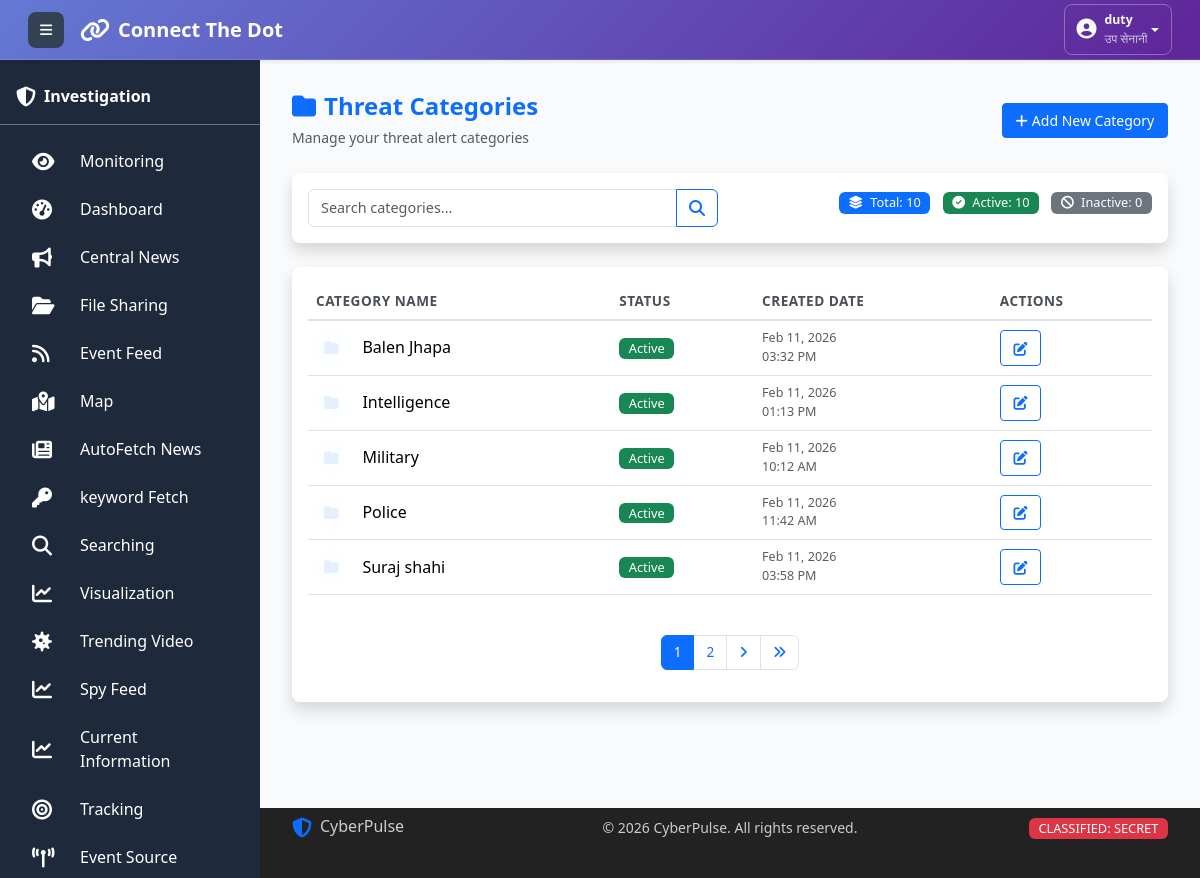
The app's page /categories/ (signed in) with its own data.
### collect/models.py (models this page shows, shortened)
class User(AbstractUser):
    ROLE_CHOICES = [
        ('User', 'User'),
        ('CyberUser', 'CyberUser'),
        ('Admin', 'Admin'),
        ('SuperAdmin', 'SuperAdmin'),
    ]
    name = models.CharField(max_length=15, blank=True, null=True)
    email = models.EmailField(unique=True)
    phone = models.CharField(max_length=15, blank=True, null=True)
    unit = models.CharField(max_length=100, blank=True, null=True)
    role = models.CharField(
        max_length=20,
        choices=ROLE_CHOICES,
        default='User',
        help_text="User's functional role in the system"
    )
    rank = models.CharField(max_length=50, blank=True, null=True)
    social_media = models.BooleanField(
        default=False,
        help_text="Access to social media features"
    )
    created_at = models.DateTimeField(
        auto_now_add=True,
        help_text="Date when user was created"
    )
    updated_at = models.DateTimeField(
        auto_now=True,
        help_text="Date when user was last updated"
    )
    is_void = models.BooleanField(
        default=False,
    )

class ThreatCategory(models.Model):
    name = models.CharField(
        max_length=100,
        help_text="Name of the threat category"
    )
    created_by = models.ForeignKey(
        User,
        on_delete=models.SET_NULL,
        null=True,
        blank=True,
        related_name='created_categories',
        help_text="User who created this category"
    )
    is_active = models.BooleanField(
        default=True,
        help_text="Whether this category is active and visible"
    )
    created_at = models.DateTimeField(auto_now_add=True)
    updated_at = models.DateTimeField(auto_now=True)
    class Meta:
        unique_together = ['name', 'created_by']
        verbose_name = "Threat Category"
        verbose_name_plural = "Threat Categories"
        ordering = ['name']

### collect/views.py (the view, shortened to what this page needs)
# urls.py: path('categories/', views.category_list, name='category_list'),
@login_required
def category_list(request):
    if not check_access(request):
        return redirect('logout')  # Create this view
    """
    List categories created by the logged-in user with pagination and search
    """
    if not check_access(request):
        messages.error(request, 'Access denied!')
        return redirect('dashboard')  # Create this view
    user = request.user
    search_query = request.GET.get('search', '').strip()
    categories_list = ThreatCategory.objects.filter(created_by=user)
    if search_query:
        categories_list = categories_list.filter(
            Q(name__icontains=search_query)
        )
    total_count = categories_list.count()
    active_count = categories_list.filter(is_active=True).count()
    inactive_count = categories_list.filter(is_active=False).count()
    categories_list = categories_list.order_by('name')
    paginator = Paginator(categories_list, 5)
    page = request.GET.get('page')
    try:
        categories = paginator.page(page)
    except PageNotAnInteger:
        categories = paginator.page(1)
    except EmptyPage:
        categories = paginator.page(paginator.num_pages)
    context = {
        'categories': categories,
        'search_query': search_query,
        'total_count': total_count,
        'active_count': active_count,
        'inactive_count': inactive_count,
    }
    return render(request, 'category_list.html', context)

### utils/permission.py (called while the page is built)
def check_access(request, url_name=None):
    if url_name:
        try:
            url_path = reverse(url_name)
        except:
            return False
    else:
        url_path = request.path
    for url_pattern, allowed_roles in URL_ACCESS_MAP.items():
        if url_path.startswith(url_pattern):
            if allowed_roles == []:
                return True
            user_role = request.session.get('user_role')
            if not user_role:
                return False  # No role = no access to protected pages
            return user_role in allowed_roles
    return True

### templates/category_list.html (shortened to what this page needs)
{% extends 'base.html' %}
{% block content %}
<div class="container-fluid py-4">
    <div class="d-flex justify-content-between align-items-center mb-4">
        <div>
            <h4 class="fw-bold text-primary mb-1">
                <i class="fas fa-folder me-2"></i>Threat Categories
            </h4>
            <small class="text-muted">Manage your threat alert categories</small>
        </div>
        <a href="{% url 'category_add' %}" class="btn btn-primary btn-sm">
            <i class="fas fa-plus me-1"></i>Add New Category
        </a>
    </div>
    <div class="card shadow border-0 mb-4">
        <div class="card-body p-3">
            <div class="row">
                <div class="col-md-6">
                    <form method="GET" action="{% url 'category_list' %}">
                        <div class="input-group">
                            <input type="text"
                                   class="form-control"
                                   name="search"
                                   placeholder="Search categories..."
                                   value="{{ search_query }}"
                                   aria-label="Search categories">
                            <button class="btn btn-outline-primary" type="submit">
                                <i class="fas fa-search"></i>
                            </button>
                        </div>
                    </form>
                </div>
                <div class="col-md-6 text-md-end mt-3 mt-md-0">
                    <span class="badge bg-primary">
                        <i class="fas fa-layer-group me-1"></i>
                        Total: {{ categories.paginator.count }}
                    </span>
                    <span class="badge bg-success ms-2">
                        <i class="fas fa-check-circle me-1"></i>
                        Active: {{ active_count }}
                    </span>
                    <span class="badge bg-secondary ms-2">
                        <i class="fas fa-ban me-1"></i>
                        Inactive: {{ inactive_count }}
                    </span>
                </div>
            </div>
        </div>
    </div>
    <div class="card shadow border-0">
        <div class="card-body p-3">
            {% if categories %}
            <div class="table-responsive">
                <table class="table table-hover">
                    <thead>
                        <tr>
                            <th>Category Name</th>
                            <th>Status</th>
                            <th>Created Date</th>
                            <th>Actions</th>
                        </tr>
                    </thead>
                    <tbody>
                        {% for category in categories %}
                        <tr>
                            <td>
                                <div class="d-flex align-items-center">
                                    <div class="flex-shrink-0">
                                        <div class="{% if category.is_active %}bg-primary bg-opacity-10{% else %}bg-secondary bg-opacity-10{% endif %} rounded-circle p-2">
                                            <i class="fas fa-folder {% if category.is_active %}text-primary{% else %}text-secondary{% endif %}"></i>
                                        </div>
                                    </div>
                                    <div class="flex-grow-1 ms-3">
                                        <h6 class="mb-0">{{ category.name }}</h6>
                                    </div>
                                </div>
                            </td>
                            <td>
                                <span class="badge {% if category.is_active %}bg-success{% else %}bg-secondary{% endif %}">
                                    {% if category.is_active %}Active{% else %}Inactive{% endif %}
                                </span>
                            </td>
                            <td>
                                <div class="d-flex flex-column">
                                    <small class="text-muted">{{ category.created_at|date:"M d, Y" }}</small>
                                    <small class="text-muted">{{ category.created_at|date:"h:i A" }}</small>
                                </div>
                            </td>
                            <td>
                                <div class="btn-group" role="group">
                                    <a href="{% url 'category_edit' category.id %}"
                                       class="btn btn-sm btn-outline-primary"
                                       title="Edit">
                                        <i class="fas fa-edit"></i>
                                    </a>
                                </div>
                            </td>
                        </tr>
                        {% endfor %}
                    </tbody>
                </table>
            </div>
            {% if categories.has_other_pages %}
            <nav aria-label="Page navigation" class="mt-4">
                <ul class="pagination justify-content-center">
                    {% for num in categories.paginator.page_range %}
                        {% if categories.number == num %}
                        <li class="page-item active">
                            <span class="page-link">{{ num }}</span>
                        </li>
                        {% elif num > categories.number|add:'-3' and num < categories.number|add:'3' %}
                        <li class="page-item">
                            <a class="page-link" href="?page={{ num }}{% if search_query %}&search={{ search_query }}{% endif %}">{{ num }}</a>
                        </li>
                        {% endif %}
                    {% endfor %}
                    {% if categories.has_next %}
                    <li class="page-item">
                        <a class="page-link" href="?page={{ categories.next_page_number }}{% if search_query %}&search={{ search_query }}{% endif %}">
                            <i class="fas fa-angle-right"></i>
                        </a>
                    </li>
                    <li class="page-item">
                        <a class="page-link" href="?page={{ categories.paginator.num_pages }}{% if search_query %}&search={{ search_query }}{% endif %}">
                            <i class="fas fa-angle-double-right"></i>
                        </a>
                    </li>
                    {% endif %}
                </ul>
            </nav>
            {% endif %}
            {% endif %}
        </div>
    </div>
</div>
{% endblock %}

### templates/base.html (shortened to what this page needs)
<!DOCTYPE html>
<html lang="en">
<head>
  <link href="../static/css/bootstrap.min.css" rel="stylesheet">
  <link href="../static/css/all.min.css" rel="stylesheet">
</head>
<body>
<nav class="main-navbar navbar navbar-expand navbar-dark bg-gradient-primary px-3 py-2 shadow-sm">
  <div class="container-fluid">
    <div class="d-flex align-items-center">
      <button class="sidebar-toggle btn btn-light btn-sm me-3" id="sidebarToggle">
        <i class="fas fa-bars"></i>
      </button>
      <a class="navbar-brand d-flex align-items-center fw-bold text-white text-decoration-none" href="{% url 'dashboard' %}">
        <i class="fas fa-link me-2 fs-4"></i>
        <span class="fs-5">Connect The Dot</span>
      </a>
    </div>
    <div class="navbar-nav ms-auto">
      <div class="nav-item dropdown">
        <button class="btn btn-outline-light btn-sm dropdown-toggle d-flex align-items-center"
                type="button"
                id="userDropdown"
                data-bs-toggle="dropdown"
                aria-expanded="false">
          <div class="d-flex align-items-center">
            <div class="me-2">
              <i class="fas fa-user-circle fs-5"></i>
            </div>
            <div class="d-none d-md-block text-start">
              <div class="fw-semibold small">{{ request.session.user_username }}</div>
              <div class="x-small opacity-75">{{ request.session.user_rank }}</div>
            </div>
          </div>
        </button>
      </div>
    </div>
  </div>
</nav>
  <aside class="main-sidebar" id="mainSidebar">
    <div class="p-3 pt-4 border-bottom border-secondary">
      <div class="d-flex align-items-center">
        <i class="fas fa-shield-alt fa-lg"></i>
        <span class="sidebar-text ms-2 fw-bold">Investigation</span>
      </div>
    </div>
    {% include 'sidebar_menu.html' %}
  </aside>
  <main class="main-content">
    {% block content %}{% endblock %}
  </main>
  <footer class="fixed-footer">
    <div class="container h-100 d-flex flex-column justify-content-center">
      <div class="row align-items-center">
        <div class="col-md-4 mb-2 mb-md-0">
          <div class="d-flex align-items-center">
            <i class="fas fa-shield-alt fa-lg me-2 text-primary"></i>
            <span class="h6 mb-0">CyberPulse</span>
          </div>
        </div>
        <div class="col-md-4 text-center mb-2 mb-md-0">
          <small>&copy; <span id="current-year"></span> CyberPulse. All rights reserved.</small>
        </div>
        <div class="col-md-4 text-md-end">
          <span class="badge bg-danger small">CLASSIFIED: SECRET</span>
        </div>
      </div>
      <div class="row mt-2">
        <div class="col-12 text-center">
          <small class="text-muted">
            <i class="fas fa-exclamation-triangle me-1"></i>
          </small>
        </div>
      </div>
    </div>
  </footer>
</body>
</html>

### templates/base.html (style rules this page uses)
:root { --sidebar-width: 260px; --footer-height: 120px; }
body { margin: 0; background-color: #f8fafc; overflow-x: hidden; }
.main-navbar { position: fixed; top: 0; left: 0; right: 0; z-index: 1050; background: linear-gradient(135deg, #6479d4 0%, #5f2598 100%) !important; box-shadow: 0 4px 12px rgba(102, 126, 234, 0.3); height: 60px; }
.main-sidebar { position: fixed; top: 60px; left: 0; width: var(--sidebar-width); height: calc(100vh - 60px); background: #1e293b; color: white; z-index: 1000; overflow-y: auto; transition: transform 0.3s ease; }
.main-content { margin-left: var(--sidebar-width); margin-top: 48px; padding: 20px; padding-bottom: calc(var(--footer-height) + 20px); transition: margin-left 0.3s; max-height: calc(100vh - 60px); overflow-y: auto; }
.fixed-footer { position: fixed; bottom: 0; left: var(--sidebar-width); right: 0; height: 70px; background: #222; color: #ccc; z-index: 1040; padding: 0 20px; transition: left 0.3s; }
.sidebar-toggle { background: #334155; border: none; color: white; width: 40px; height: 40px; border-radius: 6px; display: flex; align-items: center; justify-content: center; margin-right: 15px; }
.sidebar-text { transition: opacity 0.2s; }
.card { border-radius: 12px; box-shadow: 0 2px 8px rgba(0,0,0,0.08); border: none; }
.main-navbar { background: linear-gradient(135deg, #1e3c72 0%, #2a5298 100%); min-height: 60px; border-bottom: 1px solid rgba(255, 255, 255, 0.1); }
.sidebar-toggle { width: 36px; height: 36px; border-radius: 8px; display: flex; align-items: center; justify-content: center; transition: all 0.3s ease; }
#userDropdown { border-radius: 8px; padding: 6px 12px; border: 1px solid rgba(255, 255, 255, 0.3); transition: all 0.3s ease; }
.x-small { font-size: 0.75rem; }

### templates/category_list.html (style rules this page uses)
.card { border-radius: 8px; }
.form-control { border-radius: 6px; font-size: 0.9rem; }
.btn-sm { padding: 0.4rem 0.8rem; font-size: 0.875rem; }
.badge { font-size: 0.8rem; font-weight: 500; padding: 0.25rem 0.6rem; }
.table { font-size: 0.9rem; }
.table th { font-weight: 600; color: #495057; font-size: 0.85rem; text-transform: uppercase; letter-spacing: 0.5px; border-top: none; border-bottom: 2px solid #dee2e6; }
.table td { vertical-align: middle; }
.page-link { font-size: 0.85rem; padding: 0.4rem 0.75rem; }
.page-item.active .page-link { background-color: #0d6efd; border-color: #0d6efd; }
.input-group .btn { border-radius: 0 6px 6px 0; }
.bg-opacity-10 { opacity: 0.1; }

### records on screen
User: session.user_username "duty", session.user_rank "उप सेनानी"
ThreatCategory: is_active True (drawn), name "Balen Jhapa", created_at "Feb 11, 2026", created_at "03:32 PM"
ThreatCategory: is_active True (drawn), name "Intelligence", created_at "Feb 11, 2026", created_at "01:13 PM"
ThreatCategory: is_active True (drawn), name "Military", created_at "Feb 11, 2026", created_at "10:12 AM"
ThreatCategory: is_active True (drawn), name "Police", created_at "Feb 11, 2026", created_at "11:42 AM"
ThreatCategory: is_active True (drawn), name "Suraj shahi", created_at "Feb 11, 2026", created_at "03:58 PM"

### other values on screen
{{ categories.paginator.count }} "10"
{{ active_count }} "10"
{{ inactive_count }} "0"
{{ num }} "1"
{{ num }} "2"
